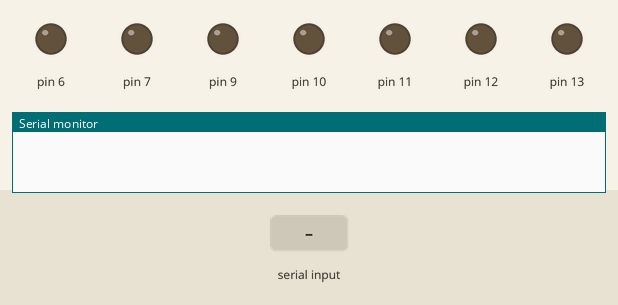
Recording of a sketch running on a simulated Arduino Uno, built with avr-gcc and run on an emulated ATmega328P. Parts: output pins drawn as LEDs (lit = HIGH), the last lines printed to the serial monitor. The test bench sets the inputs (shaded band).

Above: at 1.2 s.
1.3 s: "1" received over Serial
At 1.8 s:
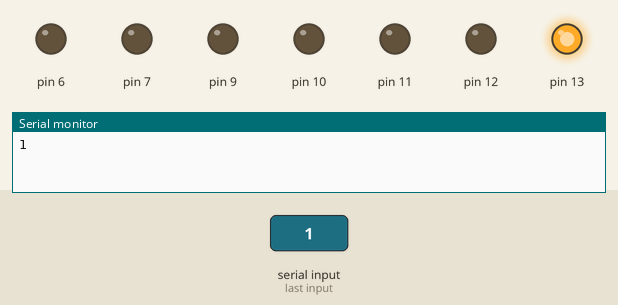
2.8 s: "3" received over Serial
At 4.0 s:
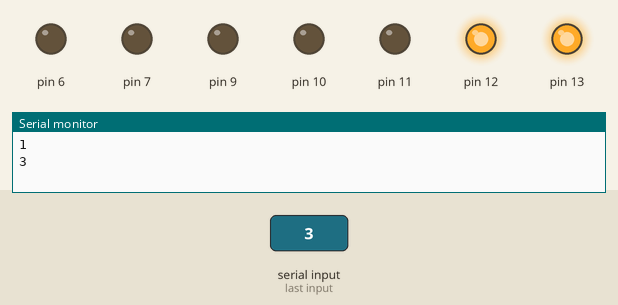
4.3 s: "2" received over Serial
At 5.3 s:
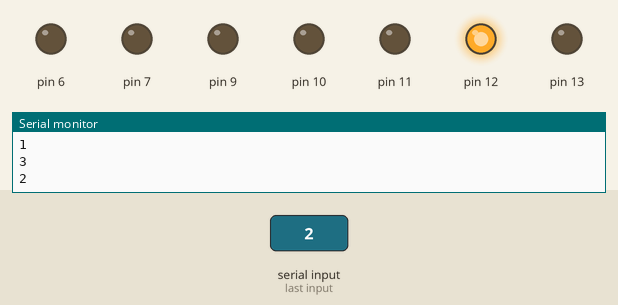
5.8 s: "5" received over Serial
At 6.4 s:
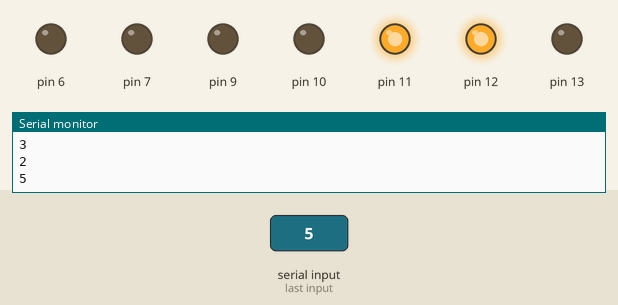
7.3 s: "4" received over Serial
At 7.6 s:
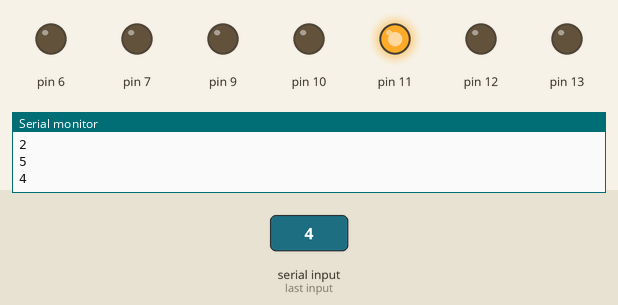
8.8 s: "6" received over Serial
At 9.9 s:
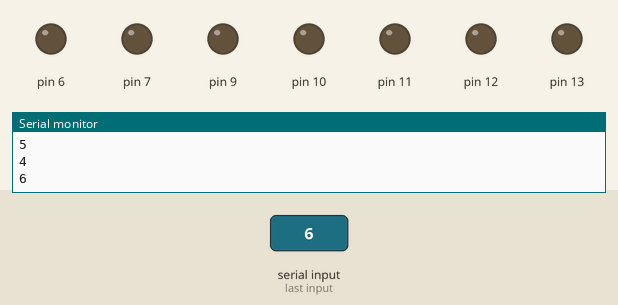
Timing chart, 0 to 11.3 s (numbered marks = the images above; inputs shaded):
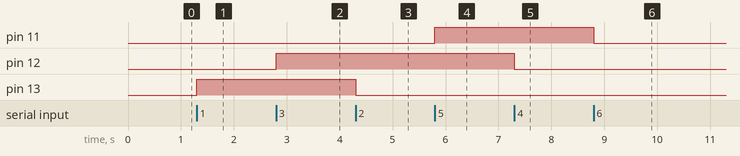

Measured:
- after the input at 1.3 s, pin 13: LOW → HIGH at once
- after the input at 2.8 s, pin 12: LOW → HIGH at once
- after the input at 4.3 s, pin 13: HIGH → LOW at once
- after the input at 5.8 s, pin 11: LOW → HIGH at once
- after the input at 7.3 s, pin 12: HIGH → LOW at once
- after the input at 8.8 s, pin 11: HIGH → LOW at once

The sketch:

blue_2.ino
```cpp
char a;
void setup() {Serial.begin(9600);
 pinMode(13,OUTPUT);
 pinMode(12,OUTPUT);
 pinMode(11,OUTPUT);
 pinMode(10,OUTPUT);
 pinMode(9,OUTPUT);
 pinMode(7,OUTPUT);
 pinMode(6,OUTPUT);

    }

void loop() {


if (Serial.available())
{
  a =Serial.read();

 Serial.println(a);


 if (a=='1')
 {digitalWrite(13,HIGH);


 }
 if (a=='2')
 {
  digitalWrite(13,LOW);
 }
if (a=='3')
 {
  digitalWrite(12,HIGH);
 }
 if (a=='4')
 {
   digitalWrite(12,LOW);
 }
  if (a=='5')
 {digitalWrite(11,HIGH);


 }
 if (a=='6')
 {
  digitalWrite(11,LOW);
 }

}
}
```
